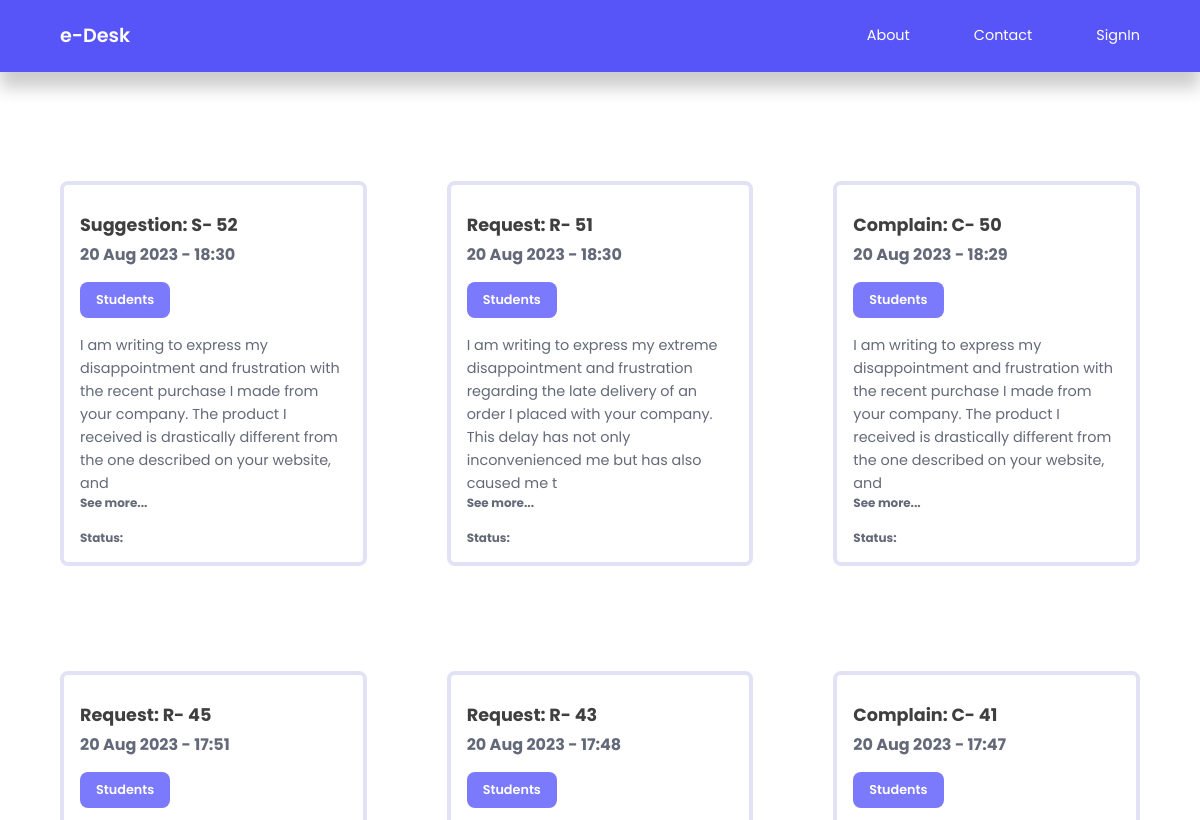
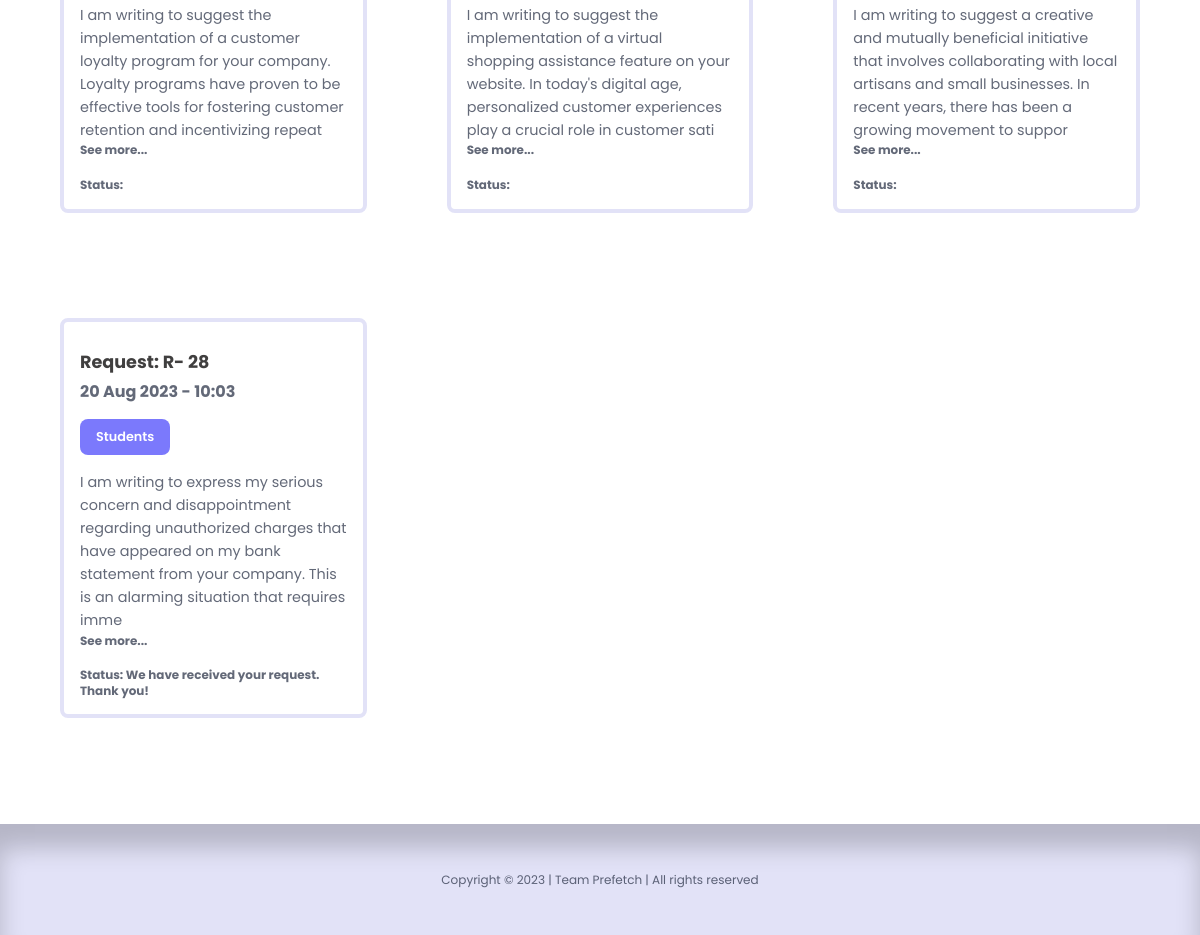
Before: /user/user-index.php with the older database file (2 pictures, top to bottom).
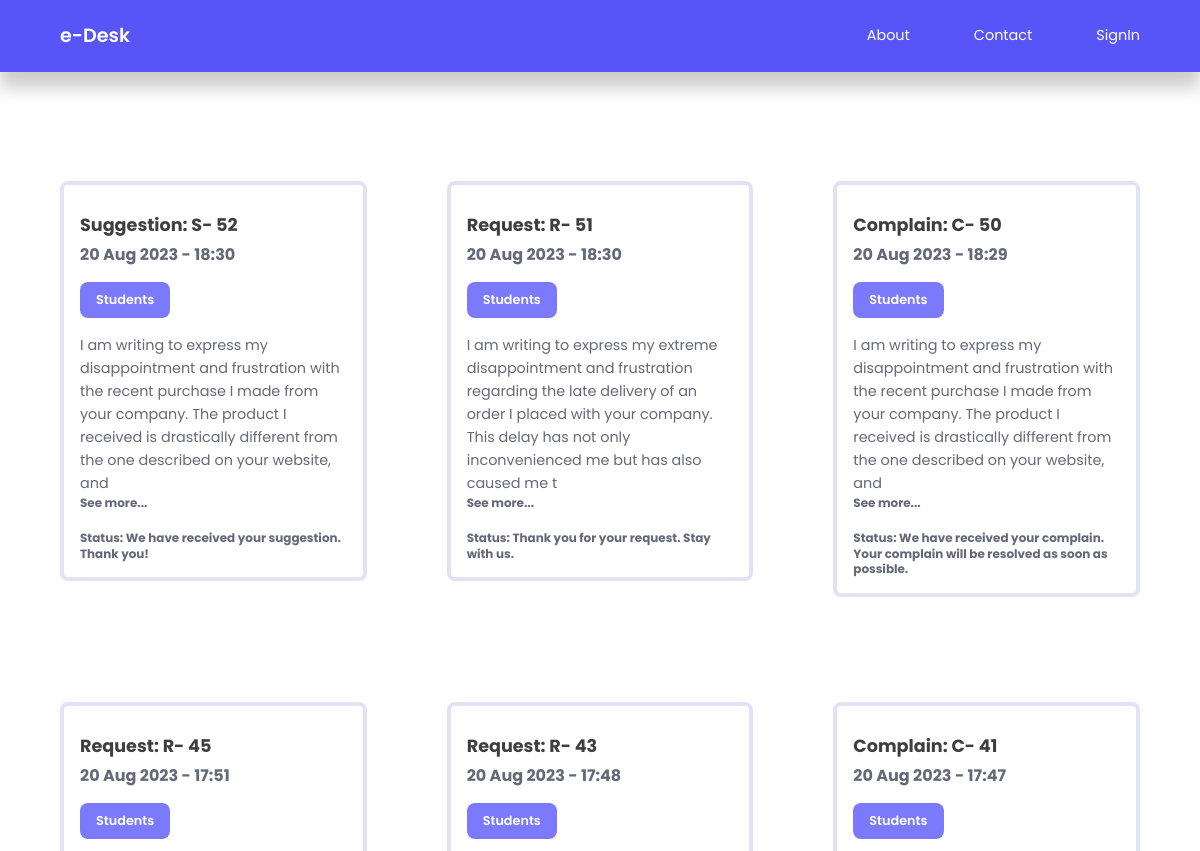
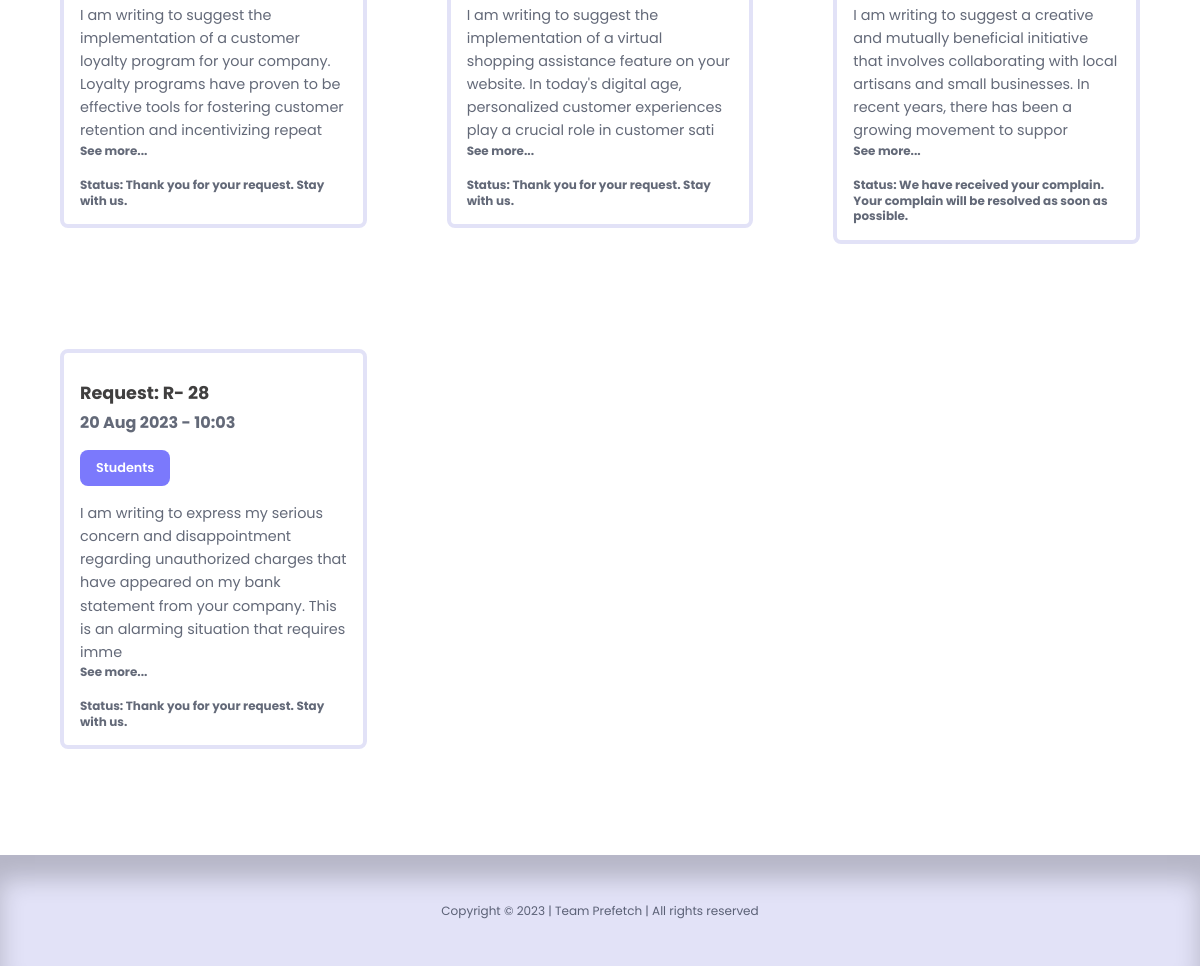
After: the same page with the newer database file (2 pictures, top to bottom).
### tables this page shows
CREATE TABLE `post` (
  `id` int(20) NOT NULL,
  `title` varchar(255) NOT NULL,
  `body` mediumtext NOT NULL,
  `picture` varchar(255) NOT NULL,
  `office_id` int(20) NOT NULL,
  `author_id` int(20) NOT NULL,
  `user_id` int(20) NOT NULL,
  `type` varchar(255) NOT NULL,
  `post_type` varchar(255) NOT NULL,
  `date_time` timestamp NOT NULL DEFAULT current_timestamp(),
  `status` varchar(255) NOT NULL,
  `comment` varchar(255) NOT NULL
);

CREATE TABLE `adminaddoffice` (
  `id` int(20) NOT NULL,
  `title` varchar(255) NOT NULL,
  `description` varchar(255) NOT NULL
);

### user/user-index.php (the view, shortened to what this page needs)
<?php
include 'partials/header.php';
$query = "SELECT * FROM post WHERE status='Approved' AND user_id != '0' and office_id='13' ORDER BY date_time DESC LIMIT 50";
$posts = mysqli_query($connection, $query);
?>
<section class="posts <?= $featured ? '' : 'section__extra-margin' ?>">
    <div class="container posts__container">
        <?php while ($post = mysqli_fetch_assoc($posts)): ?>
            <article class="post">
                <div class="post__thumbnail">
                    <div class="post__info">
                        <?php
                        $category_id = $post['office_id'];
                        $category_query = "SELECT * FROM adminaddoffice WHERE id=$category_id";
                        $category_result = mysqli_query($connection, $category_query);
                        $category = mysqli_fetch_assoc($category_result);
                        ?>
                        <h3>
                            <?= $post['type'] ?>
                            <?= $post['id'] ?>
                        </h3>
                        <h4 class="post__title">
                            <?= date("d M Y - H:i", strtotime($post['date_time'])) ?>
                        </h4>
                        <a href="<?= ROOT_URL ?>user/category-posts.php?id=<?= $post['office_id'] ?>"
                            class="category__button"><?= $category['title'] ?></a>
                        <p class="post__body">
                            <?php $len = strlen($post['body']); ?>
                            <?php if ($len < 200): ?>
                                <a href="<?= ROOT_URL ?>user/details-post.php?id=<?= $post['id'] ?>"><?= $post['body'] ?></a>
                            <?php else: ?>
                                <?= substr($post['body'], 0, 200) ?>
                            <h5><a href="<?= ROOT_URL ?>user/details-post.php?id=<?= $post['id'] ?>">See more...</a></h5>
                        <?php endif ?>
                        </p>
                        <div class="post__author">
                            <div class="post__author-info">
                                <h5>Status:
                                    <?= $post['comment'] ?>
                                </h5>
                            </div>
                        </div>
                    </div>
                </div>
            </article>
        <?php endwhile ?>
    </div>
</section>
<footer>
    <div class="footer__copyright">
        <small>Copyright &copy; 2023 | Team Prefetch | All rights reserved</small>
    </div>
</footer>

Changed rows visible on the page:
changed post "Suggestion: S-": comment (not shown) → "We have received your suggestion. Thank you!"
changed post id 51: comment (not shown) → "Thank you for your request. Stay with us."
changed post "20 Aug 2023 - 18:29": comment (not shown) → "We have received your complain. Your complain will be resolved as soon as possible."
changed post "20 Aug 2023 - 17:51": comment (not shown) → "Thank you for your request. Stay with us."
changed post "20 Aug 2023 - 17:48": comment (not shown) → "Thank you for your request. Stay with us."
changed post "20 Aug 2023 - 17:47": comment (not shown) → "We have received your complain. Your complain will be resolved as soon as possible."
changed post "20 Aug 2023 - 10:03": comment "We have received your request. Thank you!" → "Thank you for your request. Stay with us."
